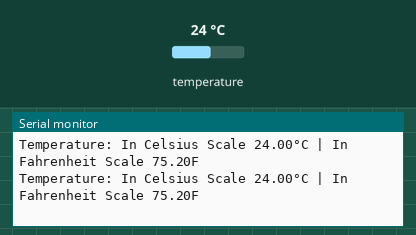
This sketch was run on a simulated Arduino Uno, built with avr-gcc and run on an emulated ATmega328P. Shown: the last lines printed to the serial monitor. The inputs (shaded band) are chosen by the test bench; at power-on: temperature 24 °C.

Above: at 2.5 s.
2.6 s: temperature set to 12 °C
At 3.5 s:
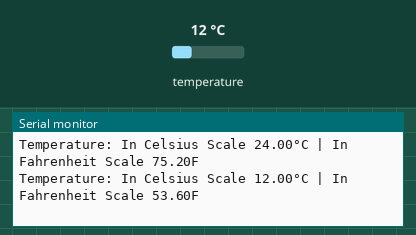
4.1 s: temperature set to 19 °C
At 5.4 s:
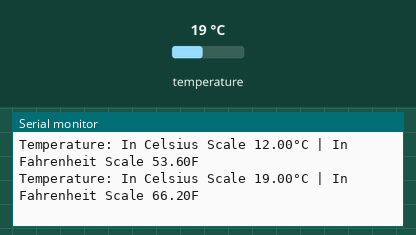
Timing chart, 0 to 7.1 s (numbered marks = the images above; inputs shaded):
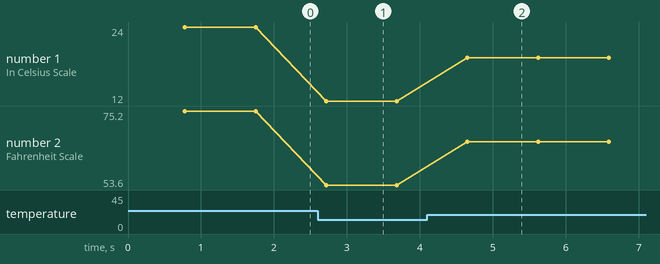

The sketch:

DS18B20.ino
```cpp
#include <OneWire.h>
#include <DallasTemperature.h>

#define ONE_WIRE_BUS 7 // Sensor Data Pin connected to Digital Pin 7 in Arduino
OneWire oneWire(ONE_WIRE_BUS);
DallasTemperature sensors(&oneWire);

float Celsius = 0;
float Fahrenheit = 0;

void setup() {
  Serial.begin(9600); //Baud rate for Serial Monitor
  sensors.begin();
  //sensors.setResolution(12);
}

void loop() {
  sensors.requestTemperatures();
  Celsius = sensors.getTempCByIndex(0);       // Using only one sensor
  Fahrenheit = sensors.toFahrenheit(Celsius);
  if (Celsius == -127.00)
    {
      // do nothing in transient reading
    }
    else {
  Serial.print("Temperature: In Celsius Scale ");
  Serial.print(Celsius);                      // To get temperature in Celsius
  Serial.print("°C | In Fahrenheit Scale ");  //°C & F text
  Serial.print(Fahrenheit);                   // To get temperature in Fahrenheit
  Serial.println("F");
  delay(200);
    }
}
```

Measured:
- after the input at 2.6 s, the serial monitor: prints a new line after 0.12 s (image 1)
- after the input at 4.1 s, the serial monitor: prints a new line after 0.55 s (image 2)
- plotted number 1: 24 → 12 after the input at 2.6 s, 12 → 19 after the input at 4.1 s
- plotted number 2: 75.2 → 53.6 after the input at 2.6 s, 53.6 → 66.2 after the input at 4.1 s
